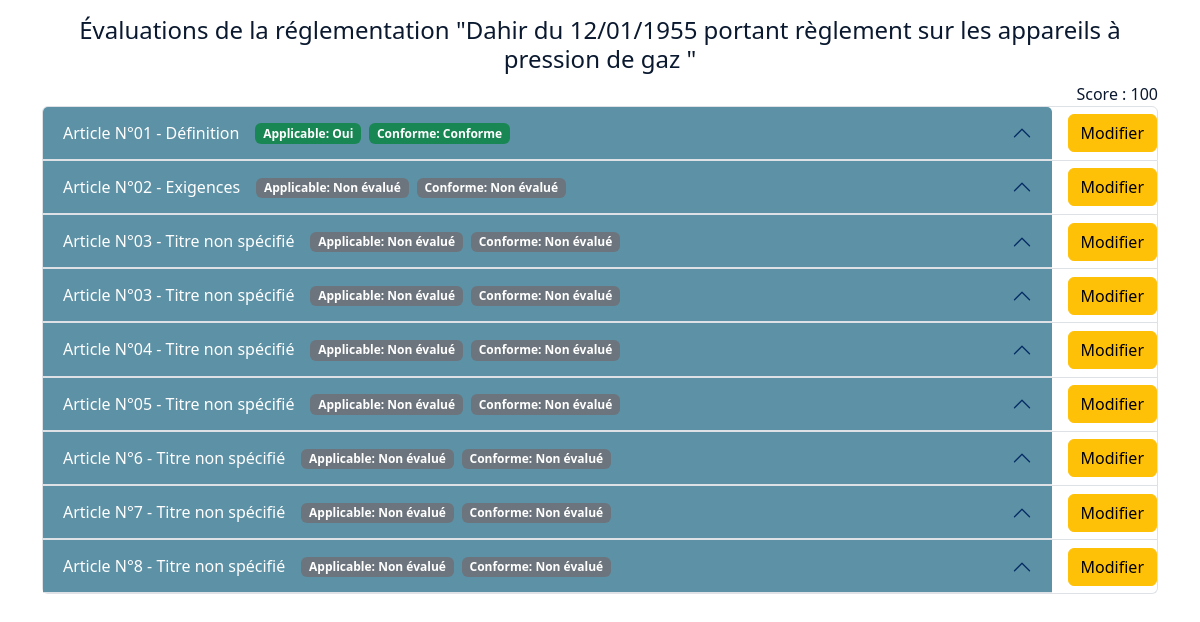
/evaluations/1/1, run on the app's committed database.
### app/models.py (models this page shows)
class Reglementation(db.Model):
    __tablename__ = 'reglementation'
    id = db.Column(db.Integer, primary_key=True)
    titre = db.Column(db.String(200), nullable=False, unique=True)
    type_texte = db.Column(db.String(100), nullable=False)
    date_publication = db.Column(db.Date, nullable=False)
    date_derniere_mise_a_jour = db.Column(db.Date, nullable=True)
    source = db.Column(db.String(200), nullable=False)
    langue = db.Column(db.String(50), nullable=True)
    secteurs=db.relationship('ReglementationSecteur', back_populates='reglementation', lazy=True, cascade='all, delete-orphan')
    theme_id = db.Column(db.Integer, db.ForeignKey('theme.id'), nullable=False)
    sous_domaine_id = db.Column(db.Integer, db.ForeignKey('sous_domaine.id'), nullable=False)
    versions = db.relationship('VersionReglementation', backref='reglementation', lazy=True, cascade='all, delete-orphan')
    articles = db.relationship('Article', backref='reglementation', lazy=True, cascade='all, delete-orphan')

class Article(db.Model):
    __tablename__ = 'article'
    id = db.Column(db.Integer, primary_key=True)
    numero = db.Column(db.String(50), nullable=False)
    titre = db.Column(db.String(200), nullable=True)
    contenu = db.Column(db.Text, nullable=True)
    reglementation_id = db.Column(db.Integer, db.ForeignKey('reglementation.id'), nullable=False)
    evaluations = db.relationship('Evaluation', backref='article', lazy=True)

### app/routes/evaluation.py (the view)
@bp.route('/evaluations/<int:reglementation_id>/<int:entreprise_id>')
def afficher_evaluations(reglementation_id, entreprise_id):
    reglementation = Reglementation.query.get_or_404(reglementation_id)
    articles = Article.query.filter_by(reglementation_id=reglementation_id).all()
    evaluations = Evaluation.query.filter(
        Evaluation.entreprise_id == entreprise_id,
        Evaluation.article_id.in_([article.id for article in articles])
    ).all()
    evaluations_dict = {evaluation.article_id: evaluation for evaluation in evaluations}
    entreprise_reglementation = EntrepriseReglementation.query.filter_by(
        entreprise_id=entreprise_id,
        reglementation_id=reglementation_id
    ).first()
    if entreprise_reglementation:
        entreprise_reglementation.mettre_a_jour_score()
    suivi = entreprise_reglementation.suivi if entreprise_reglementation else None
    score = entreprise_reglementation.score if entreprise_reglementation else None
    return render_template(
        'evaluation/evaluations.html',
        reglementation=reglementation,
        articles=articles,
        evaluations_dict=evaluations_dict,
        entreprise_id=entreprise_id,
        suivi=suivi,
        score=score
    )

### app/models.py (called while the page is built)
    def mettre_a_jour_score(self):
        reglementation = self.reglementation
        total_applicable = 0
        total_conforme = 0
        for article in reglementation.articles:
            if article.evaluations:
                for evaluation in article.evaluations:
                    if evaluation.entreprise_id == self.entreprise_id and evaluation.applicable.name == "OUI":
                        total_applicable += 1  # L'article est applicable
                        if evaluation.conforme.name == "CONFORME":
                            total_conforme += 1  # L'article est conforme
        if total_applicable == 0:
            self.score = 0  # Éviter la division par zéro
        else:
            self.score = round((total_conforme / total_applicable) * 100)
        db.session.commit()

### app/templates/evaluation/evaluations.html (shortened to what this page needs)
{% extends "layout.html" %}
{% block content %}
<h4 class="text-center">Évaluations de la réglementation "{{ reglementation.titre }}"</h4>
<div class="text-end w-100">Score : {{ score }}</div>
{% if suivi %}
  {% if articles %}
    <div class="accordion" id="accordionArticles">
      {% for article in articles %}
        {% set evaluation = evaluations_dict.get(article.id) %}
        <div class="accordion-item">
          <h2 class="accordion-header" id="heading{{ loop.index }}">
            <div class="d-flex align-items-center justify-content-between w-100">
              <button class="accordion-button flex-grow-1 text-start me-3" type="button" data-bs-toggle="collapse" data-bs-target="#collapse{{ loop.index }}" aria-expanded="true" aria-controls="collapse{{ loop.index }}">
                Article N°{{ article.numero }} - {{ article.titre or 'Titre non spécifié' }}
                {% if evaluation %}
                  <span class="ms-3">
                    {% if evaluation.applicable.name == "OUI" %}
                      <span class="badge bg-success" title="Applicable: Oui">Applicable: Oui</span>
                    {% elif evaluation.applicable.name == "NON" %}
                      <span class="badge bg-danger" title="Applicable: Non">Applicable: Non</span>
                    {% elif evaluation.applicable.name == "INFO" %}
                      <span class="badge bg-primary" title="Applicable: Non">Applicable: Information</span>
                    {% else %}
                      <span class="badge bg-secondary" title="Applicable: Non évalué">Applicable: Non évalué</span>
                    {% endif %}
                  </span>
                  <span class="ms-2">
                    {% if evaluation.conforme.name == "CONFORME" %}
                      <span class="badge bg-success" title="Conforme: Conforme">Conforme: Conforme</span>
                    {% elif evaluation.conforme.name == "NON_CONFORME" %}
                      <span class="badge bg-danger" title="Conforme: Non conforme">Conforme: Non conforme</span>
                    {% else %}
                      <span class="badge bg-secondary" title="Conforme: Non évalué">Conforme: Non évalué</span>
                    {% endif %}
                  </span>
              </button>
              {% if evaluation %}
              <a href="{{ url_for('evaluation.modifier_evaluation', evaluation_id=evaluation.id) }}" class="btn btn-warning">
                Modifier
              </a>
              {% endif %}
                {% endif %}
            </div>
          </h2>
        </div>
      {% endfor %}
    </div>
  {% else %}
    <p>Aucun article associé à cette réglementation.</p>
  {% endif %}
{% else %}
  <p>L'entreprise ne suit pas cette réglementation.</p>
{% endif %}
{% endblock %}

### app/templates/layout.html (shortened to what this page needs)
<!DOCTYPE html>
<html lang="en">
  <head>
    <link
      href="https://cdn.jsdelivr.net/npm/bootstrap@5.3.3/dist/css/bootstrap.min.css"
      rel="stylesheet"
 />
    <link rel="stylesheet"
      href="{{ url_for('static', filename='main.css') }}" />
    <link rel="stylesheet"
      href="https://cdnjs.cloudflare.com/ajax/libs/font-awesome/6.0.0-beta3/css/all.min.css">
  </head>
  <body class="layout-body">
    <div class="container mt-3">
        {% include 'main/flash_msg.html' %} {%block content %}
        {% endblock %}</div>
    <link
      href="https://cdnjs.cloudflare.com/ajax/libs/select2/4.0.13/css/select2.min.css"
      rel="stylesheet" />
  </body>
</html>

### app/static/main.css (style rules this page uses)
:root { --nomai: #5d91a5; --vert: #797d73; --roze: #fc83cd33; --blue: #0b76b488; --primary-color: #0a192f; --secondary-color: #172a45; --accent-color: #64ffda; --text-primary: #ccd6f6; --background-light: #233554; }
body { font-family: 'Segoe UI', system-ui, -apple-system, sans-serif; background-color: var(--primary-color); color: var(--text-primary); }
.accordion-button { background-color: var(--nomai); color: #fff; border: none; }
.accordion-button:not(.collapsed) { background-color: var(--nomai); color: #fff; }
.btn { min-width: auto; }
:root { --primary-color: #0a192f; --secondary-color: #172a45; --accent-color: #64ffda; --text-primary: #ccd6f6; --text-secondary: #8892b0; --background-light: #233554; }
.layout-body { background-color: white !important; color: var(--text-secondary); color: var(--primary-color); }

### data on the page
Reglementation: titre "Dahir du 12/01/1955 portant règlement sur les appareils à pression de gaz"
Article: numero "01", titre "Définition", shows "Applicable: Oui", shows "Conforme: Conforme"
Article: numero "02", titre "Exigences", shows "Applicable: Non évalué", shows "Conforme: Non évalué"
Article: numero "03", titre "Titre non spécifié", shows "Applicable: Non évalué", shows "Conforme: Non évalué"
Article: numero "03", titre "Titre non spécifié", shows "Applicable: Non évalué", shows "Conforme: Non évalué"
Article: numero "04", titre "Titre non spécifié", shows "Applicable: Non évalué", shows "Conforme: Non évalué"
Article: numero "05", titre "Titre non spécifié", shows "Applicable: Non évalué", shows "Conforme: Non évalué"
Article: numero "6", titre "Titre non spécifié", shows "Applicable: Non évalué", shows "Conforme: Non évalué"
Article: numero "7", titre "Titre non spécifié", shows "Applicable: Non évalué", shows "Conforme: Non évalué"
Article: numero "8", titre "Titre non spécifié", shows "Applicable: Non évalué", shows "Conforme: Non évalué"

### other printed values
{{ score }} "100"
